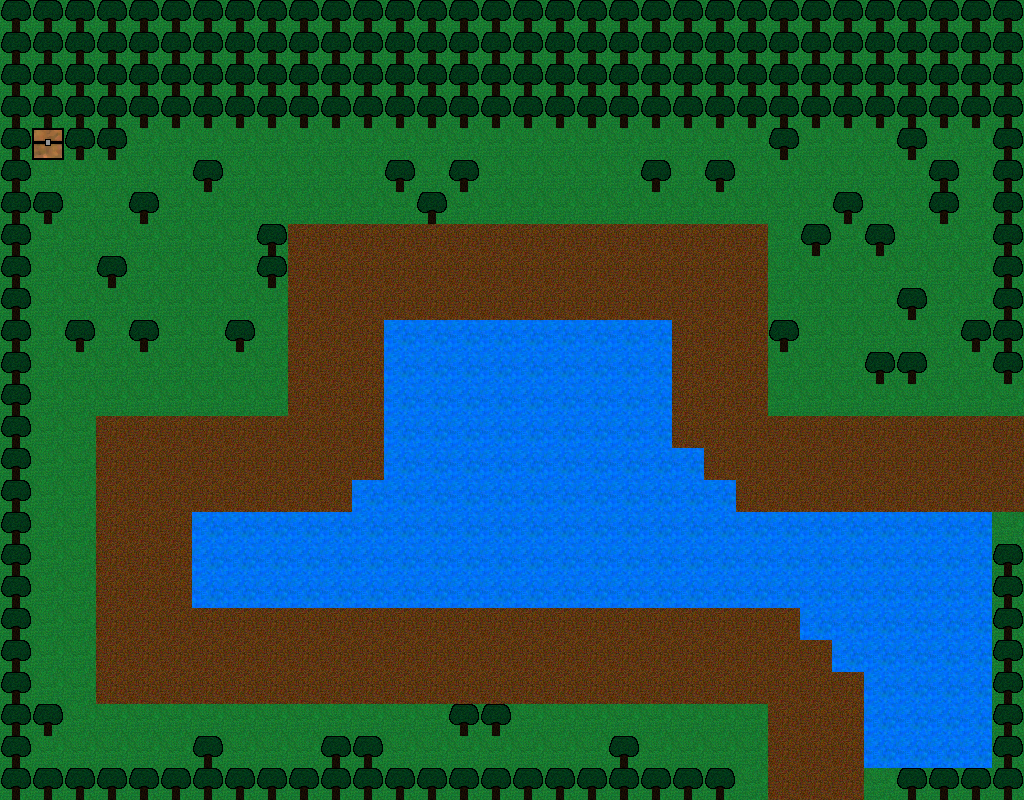

Tiled map render using the project's own tile images. Description and the map definition, with tile-layer contents summarised, below:
An orthogonal 32x25 tile map with 32x32 px tiles, 1 tile layer (Tile Layer 1).

<map version="1.0" orientation="orthogonal" renderorder="right-down" width="32" height="25" tilewidth="32" tileheight="32" nextobjectid="1">
 <tileset firstgid="1" name="Tileset" tilewidth="32" tileheight="32" tilecount="100" columns="10">
  <image source="tileSet32.png" width="320" height="320" />
 </tileset>
 <layer name="Tile Layer 1" width="32" height="25">
  <data>[800 cells, 800 non-empty, 5 distinct tile ids]</data>
 </layer>
</map>
